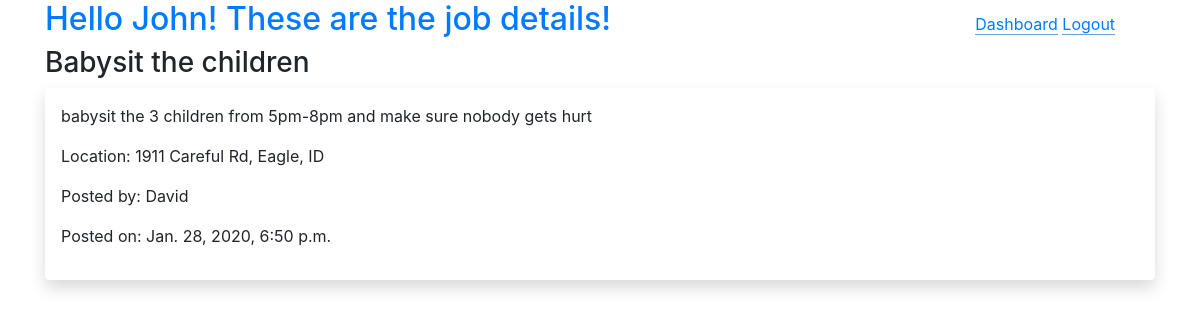
The page /jobs/3 (signed in) on the database its author committed.
### belt_app/models.py (models this page shows)
class User(models.Model):
    first_name = models.CharField(max_length=55)
    last_name = models.CharField(max_length=55)
    email = models.CharField(max_length=55)
    password = models.CharField(max_length=55)
    created_at = models.DateTimeField(auto_now_add=True)
    updated_at = models.DateTimeField(auto_now=True)
    objects = UserManager()

class Job(models.Model):
    title = models.CharField(max_length=255)
    user = models.ForeignKey(User, related_name="jobs", on_delete=models.CASCADE)
    description = models.TextField()
    location = models.CharField(max_length=255)
    created_at = models.DateTimeField(auto_now_add=True)
    updated_at = models.DateTimeField(auto_now=True)
    objects = JobManager()

### belt_app/views.py (the view)
# urls.py: path('jobs/<int:job_id>', views.viewJobPage),
def viewJobPage(request, job_id):
    context = {
        "user": User.objects.get(id=request.session['userid']),
        "job": Job.objects.get(id=job_id),
    }
    return render(request, "jobs_view.html", context)

### belt_app/templates/jobs_view.html (shortened to what this page needs)
<!DOCTYPE html>
<html lang="en">
<head>
    <link rel="stylesheet" href="https://stackpath.bootstrapcdn.com/bootstrap/4.4.1/css/bootstrap.min.css">
</head>
<body>
    <div class="container">
        <h2 class="text-primary leftside">Hello {{user.first_name}}! These are the job details!</h2>
        <div class="rightside">
            <a href="/dashboard">Dashboard</a>
            <a href="/logout">Logout</a>
        </div>
        <h3>{{job.title}}</h3>
        <div class="shadow p-3 mb-5 bg-white rounded">
            <p>{{job.description}}</p>
            <p>Location: {{job.location}}</p>
            <p>Posted by: {{job.user.first_name}}</p>
            <p>Posted on: {{job.created_at}}</p>
        </div>
    </div>
</body>
</html>

### belt_app/templates/jobs_view.html (style rules this page uses)
.leftside { display: inline-block; width: 60%; text-align: left; }
.rightside { display: inline-block; width: 36%; text-align: right; }
.rightside a { border-bottom: 1px solid rgb(110, 157, 218); }

### rows shown on the page
User: first_name "John"
Job: title "Babysit the children", description "babysit the 3 children from 5pm-8pm and make sure nobody gets hurt", location "1911 Careful Rd, Eagle, ID", user.first_name "David", created_at "Jan. 28, 2020, 6:50 p.m."
